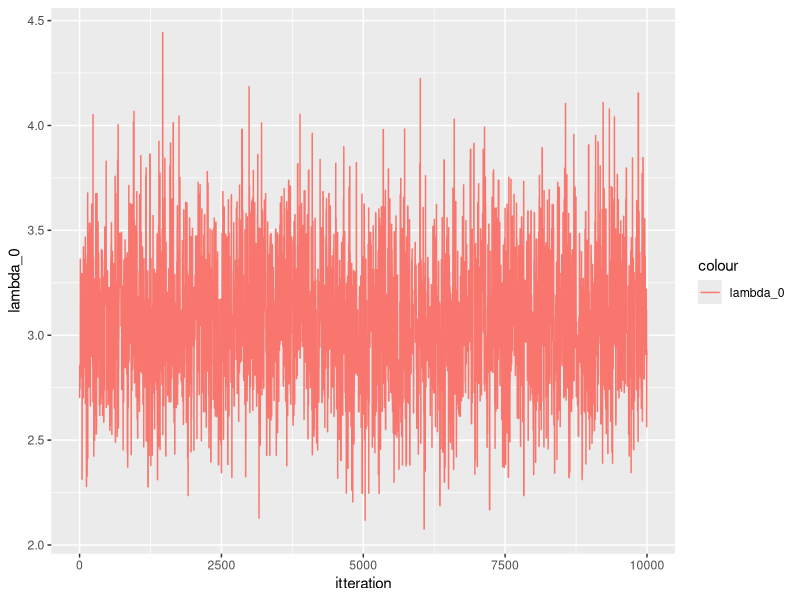
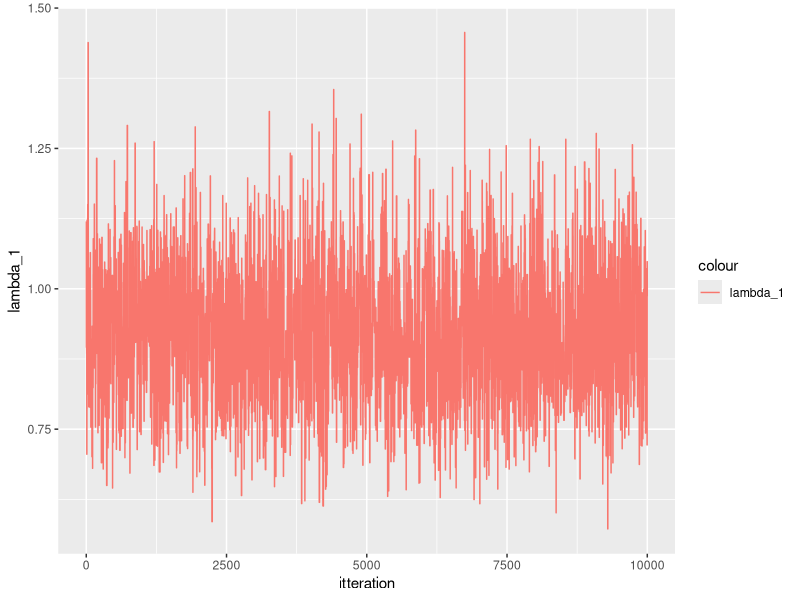
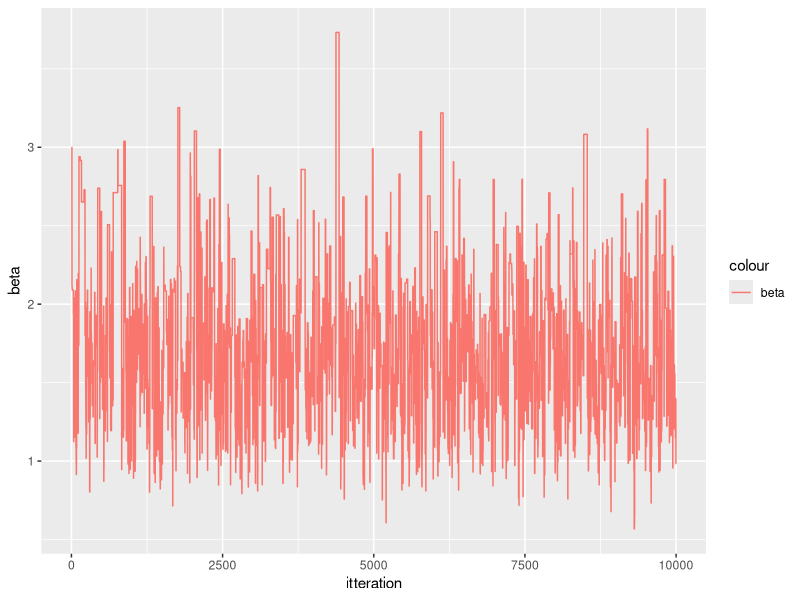
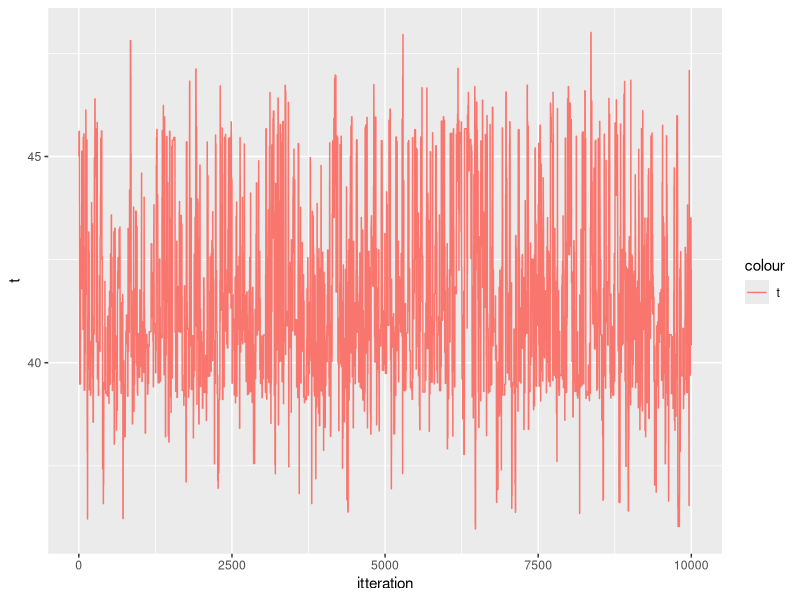

Reproduce these figures in R, in order.
#MH block

library(boot)
library(data.table)
library(tidyr)
library(ggplot2)

data <- as.data.table(coal)
data[, event:= 1]
data[, cum_event := cumsum(event)]
data[, date := date- 1851]




f_target_1 <- function(lambda_0, lambda_1, t, t_0, t_2, beta, y_0, y_1){
  if(t<t_0){
    return (0)
  }
  if(t> t_2){
    return (0)
  }
  return(exp(-lambda_0*(t-t_0) - lambda_1*(t_2-t)- (1/beta)*(lambda_0 + lambda_1))*lambda_0^{y_0+ 1}*lambda_1^{y_1+1})
}

f_prop_1 <- function(lambda_0, lambda_1, t_given, t_cur, t_0, t_2, beta, y_0, y_1, sigma_t){
  if(t<t_0){
    retval <- 0
  }
  if(t> t_2){
   retval <- 0
  }
  #return(exp(-lambda_0*(t-t_0) - lambda_1*(t_2-t)- beta*(lambda_0 + lambda_1))*lambda_0^y_0*lambda_1^y_1)
  
  
  retval <- dgamma(lambda_0, (y_0 +2), scale= (1/(t_cur - t_0 + 1/beta)))*dgamma(lambda_1, (y_1 +2), scale= (1/(t_2 - t_cur + 1/beta)))*dnorm(t, t_given,sigma_t)
  print("retval_prop")
  print(retval)
}

f_target_2 <- function(lambda_0, lambda_1, beta, t_0, t_2, t, y_0, y_1){
  if(beta<0){
    return (0)
  }
  print("beta_target")
  print(beta)
  return(exp(-lambda_0*(t-t_0) - lambda_1*(t_2-t)- (1/beta)*(lambda_0 + lambda_1+1))*lambda_0^{y_0+ 1}*lambda_1^{y_1+1})*(1/beta^5)
}

f_prop_2 <- function(lambda_0, lambda_1, t, t_0, t_2, beta_cur, beta_given, y_0, y_1, sigma_beta){
    print("beta_prop")
    print(beta_cur)
    #return(exp(-lambda_0*(t-t_0) - lambda_1*(t_2-t)- beta*(lambda_0 + lambda_1))*lambda_0^y_0*lambda_1^y_1)
    # print((1/(t - t_0 + 1/beta_cur)))
    # print(1/(t_2 - t + 1/beta_cur))
    print("scale_prop")
    print(1/(t - t_0 + 1/beta_cur))
    print(1/(t_2 - t + 1/beta_cur))
    print("lambda")
    print(lambda_0)
    print(lambda_1)
    retval <- dgamma(lambda_0, (y_0 +2), scale= (1/(t - t_0 + 1/beta_cur)))*
        dgamma(lambda_1, (y_1+2), scale= (1/(t_2 - t + 1/beta_cur)))*
        dnorm(beta_cur, beta_given, sigma_beta)

  print("retval prop")
  print(retval)
  return (retval)
}

MH_alg <- function(n,data, t_0,t_2, t, lambda_0,lambda_1, beta, sigma_t, sigma_beta){
  
  
  y_0 = sum(data[date <t]$event)
  y_1 = sum(data[date>= t]$event)
  y_0
  y_1
  results <- matrix(nrow = n, ncol = 5)
  results[1, 1:5] <- c(t, lambda_0, lambda_1, beta, 1)
  for(i in 2:(n)){
    print(i)
    if(i %% 2 == 0){
      beta <- results[i-1, 4]
      beta
      t_old <- results[i-1, 1]
      t_old
      t_new <- rnorm(1, t_old, sigma_t)
      print("t_new")
      print(t_new)
      if(t_new <t_0 | t_new > t_2){
        results[i,1:5] <- c(t_old, lambda_0_old, lambda_1_old, beta, 0)
      }else{
     
        #print("t")
        #print(results[i-1,1])
        y_0_old = sum(data[date <t_old]$event)
        y_1_old = sum(data[date>= t_old]$event)
        y_0_n = sum(data[date <t_new]$event)
        y_1_n = sum(data[date>= t_new]$event)
        #print(i)
        #gibs step
        #t <- rexp(1, 1/(lambda_0 - lambda_1)) #must be wrong! 
        lambda_0_old <- results[i-1, 2]
        lambda_1_old <- results[i-1, 3]
        lambda_0 <- rgamma(1, (y_0 +2), scale= (1/(t_new - t_0 + 1/beta)))
         print("scale")
         print(1/(t_new - t_0 + 1/beta))
        # print("t")
        # print(t_new)
         print("beta")
         print(beta)
        lambda_1 <- rgamma(1, (y_1+2), scale=(1/(t_2 - t_new + 1/beta)))
        # print(lambda_0)
        # print(lambda_1)
        
        target_ratio <-  f_target_1(lambda_0, lambda_1, t_new, t_0, t_2, beta, y_0_n, y_1_n)/
          f_target_1(lambda_0_old, lambda_1_old, t_old, t_0, t_2, beta, y_0_old, y_1_old)
        target_ratio
        prop_ratio <- f_prop_1(lambda_0_old, lambda_1_old, t_cur = t_old, t_given = t_new,  t_0, t_2, beta, y_0_old, y_1_old, sigma_t = sigma_t)/
          f_prop_1(lambda_0, lambda_1, t_new, t_given = t_old, t_0, t_2, beta, y_0, y_1, sigma_t = sigma_t)
        prop_ratio
        a <- target_ratio*prop_ratio
        a
        a <- min(1, a)
        a
        print("a")
        print(a)
        u <- runif(1)
        u
        if (u< a){
          results[i, 1:5] <- c(t_new, lambda_0, lambda_1, beta, a)
        } else{
          results[i,1:5] <- c(t_old, lambda_0_old, lambda_1_old, beta, a)
        }
      }
    }
    else{
      t <- results[i-1, 1]
      t
      beta_old <- results[i-1, 4]
      
      beta_new <-  rgamma(1, 6, scale = 1/(lambda_0 + lambda_1 + 1)) 
      
      #WHEN WE DO AS IN THE EXERCISE THINGS CRASH
      
      #beta_new <- rnorm(1, mean = beta_old, sd = sigma_beta)
      
      y_0 = sum(data[date <results[i-1,1]]$event)
      y_1 = sum(data[date>= results[i-1,1]]$event)
      if(beta_new< 0){
        results[i,1:5] <- c(t, lambda_0_old, lambda_1_old, beta_old, 0)
      }else {
        print("t")
        print(t)
        print("beta_o")
        print(beta_old)
        print("beta_n")
        print(beta_new)

        
        lambda_0_n <- rgamma(1, (y_0 + 2), scale= (1/(t_old - t_0 + 1/beta_new)))
        lambda_1_n <- rgamma(1, (y_1 + 2), scale=(1/(t_2 - t_old + 1/beta_new)))
        lambda_0_n
        lambda_1_n
        # print(lambda_0)
        # print(lambda_1)
        
        lambda_0_old <- results[i-1, 2]
        lambda_1_old <- results[i-1, 3]
        
        target_ratio <-  f_target_2(lambda_0, lambda_1, beta_new, t_0, t_2, t, y_0, y_1)/
          f_target_2(lambda_0_old, lambda_1_old, beta_old, t_0, t_2, t, y_0, y_1)
        target_ratio
        
        # THIS ONE RETURNS 0 AND MAKES EVERYTHING CRASH
        
        prop_ratio <- f_prop_2(lambda_0_old, lambda_1_old, beta_cur = beta_old, beta_given = beta_new, t = t, t_0 = t_0, t_2 = t_2, y_0, y_1, sigma_beta = sigma_beta)/
          f_prop_2(lambda_0, lambda_1, beta_cur = beta_new, beta_given = beta_old, t_0 = t_0, t_2 = t_2, t = t, y_0, y_1, sigma_beta = sigma_beta)
        prop_ratio
        
        
        
        # prop_ratio <- (dgamma(lambda_0_old, (y_0 +2), scale= (1/(t - t_0 + 1/beta_old)))*
        #   dgamma(lambda_1_old, (y_1+2), scale= (1/(t_2 - t + 1/beta_old)))*
        #   dgamma(beta_old,  6, scale = 1/(lambda_0_old + lambda_1_old + 1)))/
        #   (dgamma(lambda_0_n, (y_0 +2 ), scale= (1/(t - t_0 + 1/beta_new)))*
        #   dgamma(lambda_1_n, (y_1 +2 ), scale= (1/(t_2 - t+ 1/beta_new)))*
        #   dgamma(beta_new,  6, scale = 1/(lambda_0_n + lambda_1_n + 1)))

        
        #print(target_ratio)
        print("Prop_ratio")
        print(prop_ratio)
        a <- min(1, target_ratio*prop_ratio)
        a
        print("a")
        print(a)
        u <- runif(1)
        u
        if (u< a){
          results[i, 1:5] <- c(t, lambda_0, lambda_1, beta_new, a)
        } else{
          results[i,1:5] <- c(t, lambda_0_old, lambda_1_old, beta_old, a)
        }
      }
    }
  }
  return (results)
}




t =45

lambda_0 <- 135/50
lambda_1 <-  56/50
beta = 3

n = 10000
t_0 = 0
t_2 = 112 #maybe should be 1963? 
sigma_t = 3
sigma_beta = 0.3

sim_MH <- MH_alg(n,data, t_0, t_2, t, lambda_0,lambda_1, beta, sigma_t = sigma_t, sigma_beta = sigma_beta)

sim_MH <- as.data.table(sim_MH)

setnames(sim_MH, c("t", "lambda_0", "lambda_1", "beta", "a"))

sim_MH[, itteration := seq(1:n)]
sim_MH

q <- ggplot(data = sim_MH, aes(x = itteration) )
q <- q + geom_line(aes(y = lambda_0, colour = "lambda_0"))
q
q <- ggplot(data = sim_MH, aes(x = itteration) )
q <- q + geom_line(aes(y = lambda_1, colour = "lambda_1"))
q
q <- ggplot(data = sim_MH, aes(x = itteration) )
q <- q + geom_line(aes(y = beta, colour = "beta"))
q
q <- ggplot(data = sim_MH, aes(x = itteration) )
q <- q + geom_line(aes(y = t, colour = "t"))
q


#only beta has a burn in period! kind of

summary(sim_MH)
3*41 + 0.92*(112-41)
